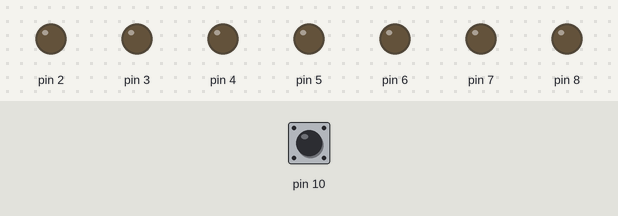
The sketch below on a simulated Arduino Uno, built with avr-gcc and run on an emulated ATmega328P. Shown: output pins drawn as LEDs (lit = HIGH). The test bench sets the inputs (shaded band); at power-on: pin 10 HIGH. Random numbers use the default seed unless the sketch sets one.

Above: at 1.2 s.
1.3 s: pin 10 driven LOW
At 1.6 s:
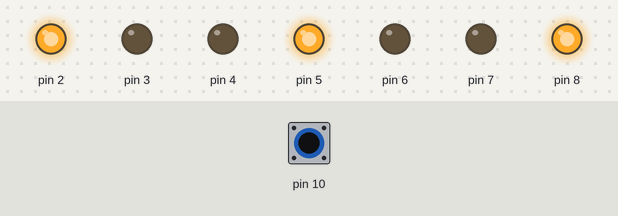
2.8 s: pin 10 driven HIGH
At 4.0 s:
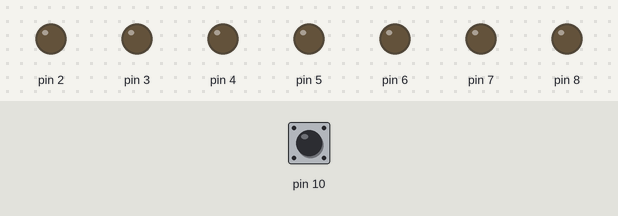
4.3 s: pin 10 driven LOW
At 5.1 s:
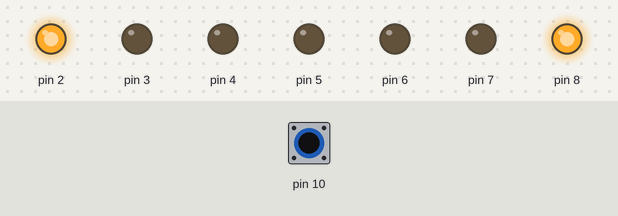
5.8 s: pin 10 pulsed HIGH 2 times (0.12 s each, 0.3 s apart)
At 7.3 s:
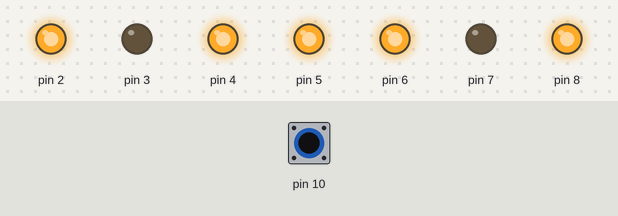
7.9 s: pin 10 pulsed HIGH 5 times (0.12 s each, 0.3 s apart)
At 9.6 s:
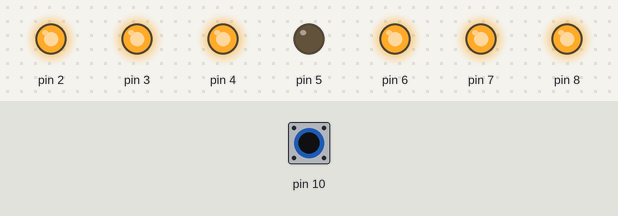
Timing chart, 0 to 11.1 s (numbered marks = the images above; inputs shaded):
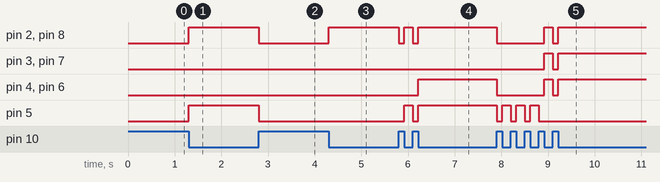

The sketch:

dadoElectronico.ino
```cpp
void setup () {

   //Configurar salidas de los leds
   pinMode (2, OUTPUT);
   pinMode (3, OUTPUT);
   pinMode (4, OUTPUT);
   pinMode (5, OUTPUT);
   pinMode (6, OUTPUT);
   pinMode (7, OUTPUT);
   pinMode (8, OUTPUT);


   //Configurar el pin de entrada del pulsador
   pinMode (10, INPUT);

   //Inicializar el generador de numeros aleatorios
   randomSeed(analogRead(0));

   //Apagar todos los leds
   digitalWrite (2, LOW);
   digitalWrite (3, LOW);
   digitalWrite (4, LOW);
   digitalWrite (5, LOW);
   digitalWrite (6, LOW);
   digitalWrite (7, LOW);
   digitalWrite (8, LOW);

}


//Escribir numero en el dado
void escribe_dado (unsigned char num) {

  switch (num) {

    case 1: //Encender el numero 1
            digitalWrite (2, LOW);
            digitalWrite (3, LOW);
            digitalWrite (4, LOW);
            digitalWrite (5, HIGH);
            digitalWrite (6, LOW);
            digitalWrite (7, LOW);
            digitalWrite (8, LOW);
            break;

    case 2: //Encender el numero 2
            digitalWrite (2, HIGH);
            digitalWrite (3, LOW);
            digitalWrite (4, LOW);
            digitalWrite (5, LOW);
            digitalWrite (6, LOW);
            digitalWrite (7, LOW);
            digitalWrite (8, HIGH);
            break;

    case 3: //Encender el numero 3
            digitalWrite (2, HIGH);
            digitalWrite (3, LOW);
            digitalWrite (4, LOW);
            digitalWrite (5, HIGH);
            digitalWrite (6, LOW);
            digitalWrite (7, LOW);
            digitalWrite (8, HIGH);
            break;

    case 4: //Encender el numero 4
            digitalWrite (2, HIGH);
            digitalWrite (3, LOW);
            digitalWrite (4, HIGH);
            digitalWrite (5, LOW);
            digitalWrite (6, HIGH);
            digitalWrite (7, LOW);
            digitalWrite (8, HIGH);
            break;

    case 5: //Encender el numero 5
            digitalWrite (2, HIGH);
            digitalWrite (3, LOW);
            digitalWrite (4, HIGH);
            digitalWrite (5, HIGH);
            digitalWrite (6, HIGH);
            digitalWrite (7, LOW);
            digitalWrite (8, HIGH);
            break;

    case 6: //Encender el numero 6
            digitalWrite (2, HIGH);
            digitalWrite (3, HIGH);
            digitalWrite (4, HIGH);
            digitalWrite (5, LOW);
            digitalWrite (6, HIGH);
            digitalWrite (7, HIGH);
            digitalWrite (8, HIGH);
            break;

    default:
    case 0:  //Apagar todos los leds
            digitalWrite (2, LOW);
            digitalWrite (3, LOW);
            digitalWrite (4, LOW);
            digitalWrite (5, LOW);
            digitalWrite (6, LOW);
            digitalWrite (7, LOW);
            digitalWrite (8, LOW);
            break;

  }


}


void loop () {

 unsigned int numero;

  while (!digitalRead (10));     //Esperar a que se apriete pulsador

  escribe_dado (0);              //Apagar todos los leds

  while (digitalRead (10));      //Esperar a que se suelte pulsador

  numero = random(1, 7);        //Generar un numero al azar entre 1 y 6

  escribe_dado (numero);        //Mostrar el numero en el dado


}
```

Measured:
- after the input at 1.3 s, pin 2, pin 5, pin 8: LOW → HIGH at once
- after the input at 2.8 s, pin 2, pin 5, pin 8: HIGH → LOW at once
- after the input at 4.3 s, pin 2, pin 8: LOW → HIGH at once
- after the input at 5.8 s, pin 2, pin 8: alternates HIGH for 0.18 s and LOW for 0.12 s, 4 changes in all, then stays HIGH, starting at once; pin 4, pin 6: LOW → HIGH after 0.42 s; pin 5: LOW → HIGH after 0.12 s, → LOW 0.18 s later, → HIGH 0.12 s later
- after the input at 7.9 s, pin 2, pin 4, pin 6, pin 8: HIGH → LOW at once, → HIGH 1.0 s later, → LOW 0.18 s later, → HIGH 0.12 s later; pin 3, pin 7: LOW → HIGH after 1.0 s, → LOW 0.18 s later, → HIGH 0.12 s later; pin 5: alternates HIGH for 0.18 s and LOW for 0.12 s, 7 changes in all, then stays LOW, starting at once
